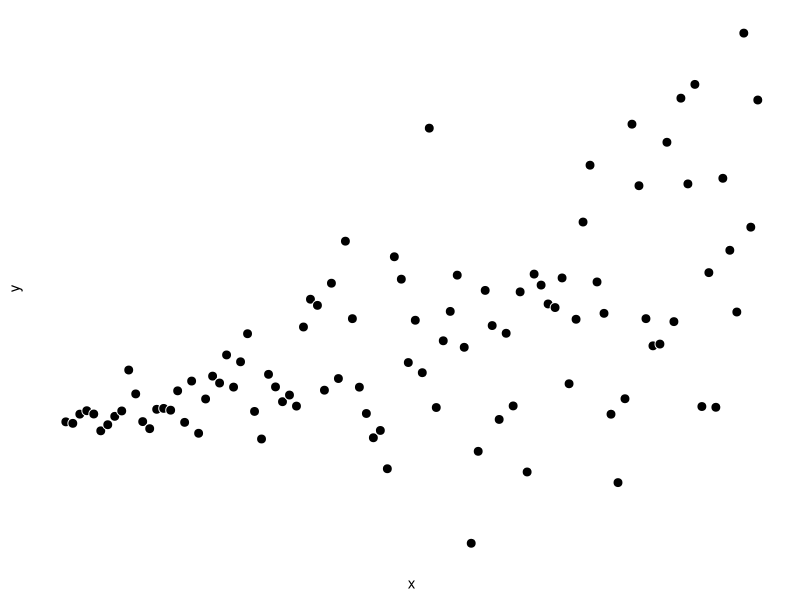
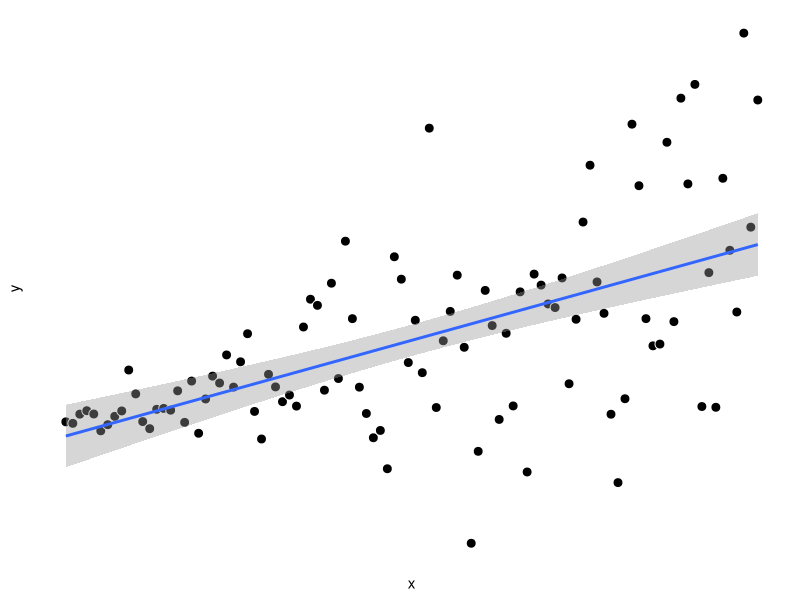
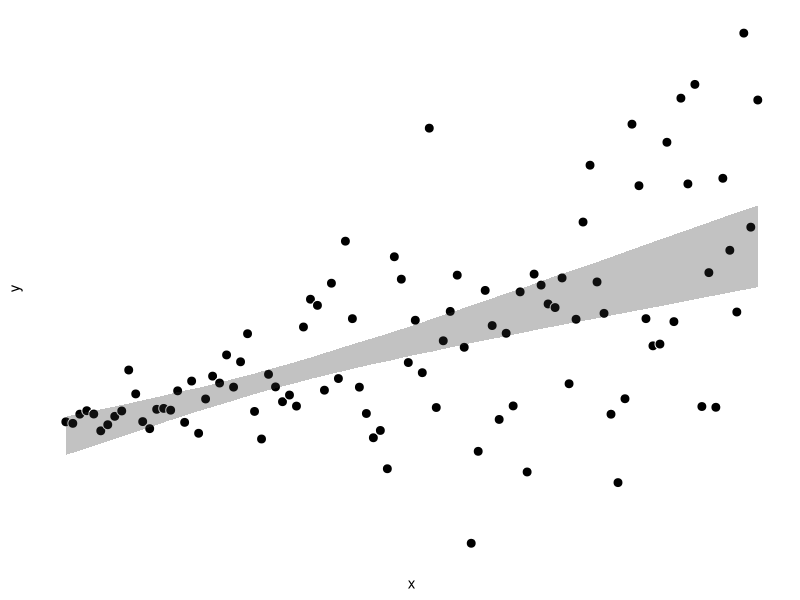
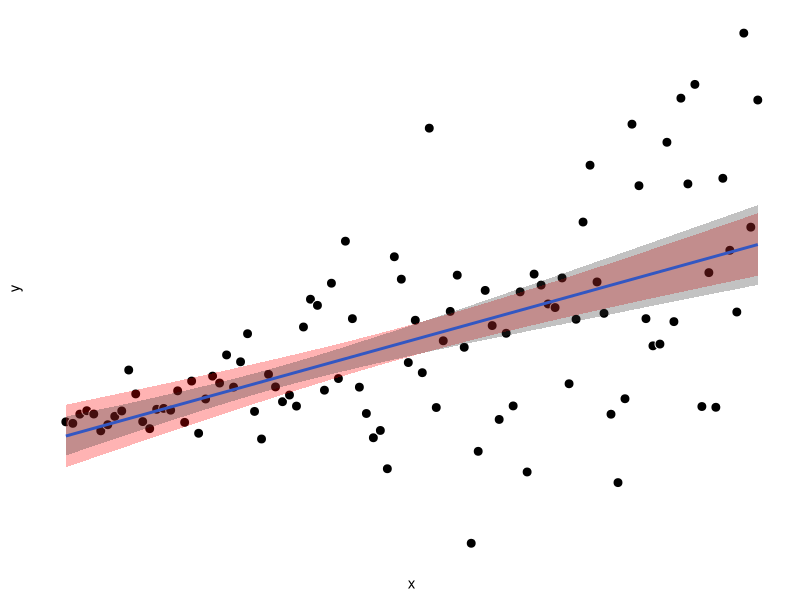
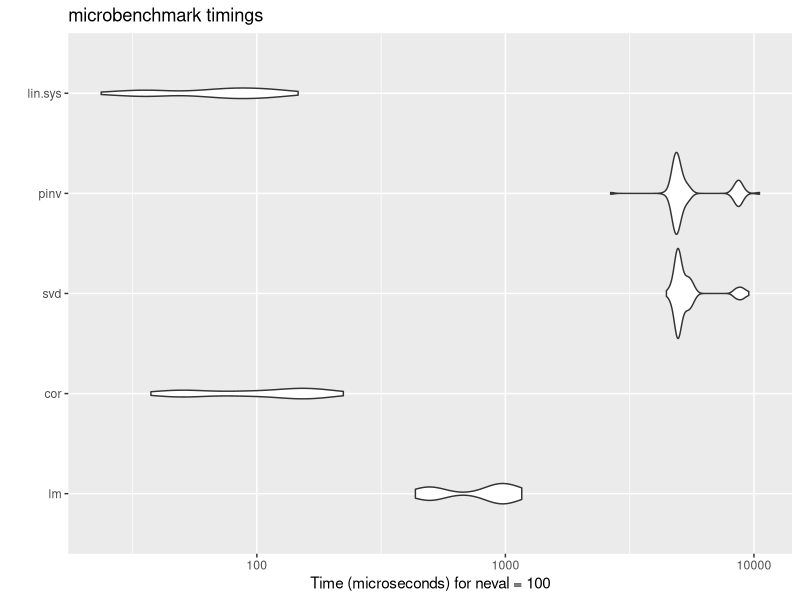
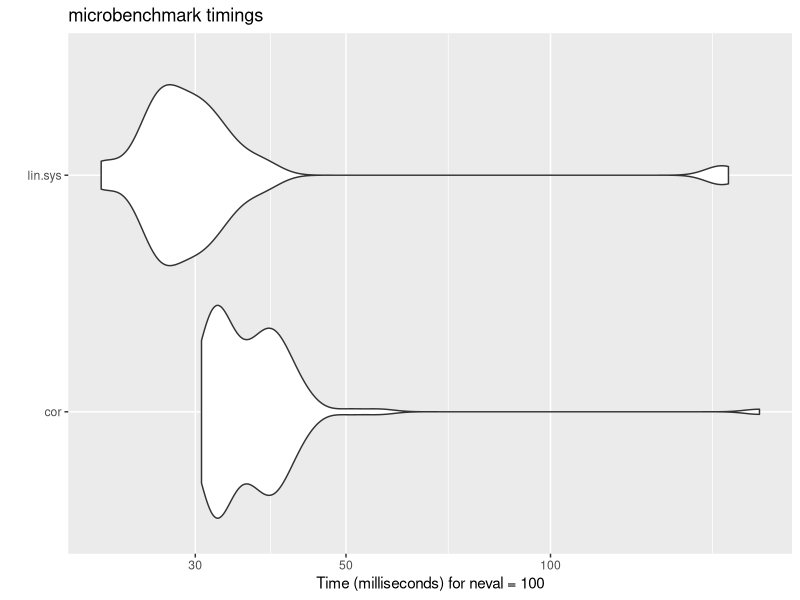

Source code (R) for these figures, in order:
## ---- chunk 1
knitr::opts_chunk$set(echo = TRUE, fig.align = 'center', fig.width = 3, fig.height = 3, cache = TRUE)
## ---- chunk 2
library(ggplot2)
set.seed(0)
n <- 100  ## n datapoints
x <- 1:n  ## some measure x
y <- rnorm(x, x, sd = x)  ## some measure y; mean and variance depends on x
p <- ggplot(data.frame(x, y), aes(x, y)) +
  geom_point(fill = "black", color = "white", shape = 21, size = 3) +
  theme(
    axis.ticks = element_blank(),
    axis.text  = element_blank(),
    axis.line  = element_blank(),
    panel.background = element_blank()
  )
p
## ---- chunk 3

boot.bivar <- function(x, y, n.resamples = 1000) {
  
  if (length(x) != length(y)) stop("x and y not same length")
  
  resample.matrix <- matrix(
    sample.int(length(x), length(x) * n.resamples, replace = TRUE),
    ncol = n.resamples
  )
  resamples <- apply(resample.matrix, 2, function(s) cor(x[s], y[s]))
  
  ## get p-value (alpha = 0.05, 2-tailed):
  prop.less.0 <- mean(resamples < 0)
  p <- 2 * min(prop.less.0, 1 - prop.less.0)
  
  ## get CI (95%):
  lb <- (1 / 20 * n.resamples) / 2
  ub <- n.resamples - lb
  resamples <- sort(resamples)
  
  return(c(p = p, ci95l = resamples[lb], ci95h = resamples[ub]))

}

boot.bivar(x, y)
## ---- chunk 4
p + geom_smooth(method = "lm")
## ---- chunk 5

# function for getting confidence interval:
boot.bivar.predict <- function(
  .data, xname, yname, n.resamples = 1000, percent = 95) {
  
  .formula <- paste0(yname, " ~ ", xname)
  predictions <- sapply(
    seq_len(n.resamples),
    function(.)
      predict(
        lm(.formula, .data[sample.int(nrow(.data), replace = TRUE), ]),
        .data[xname],
      )
  )
  .alpha <- (100 - percent) / 100  ## convert to alpha level
  
  data.frame(
    ub = apply(predictions, 1, quantile, 1 - .alpha / 2),  ## 2-tailed
    lb = apply(predictions, 1, quantile, 0 + .alpha / 2)
  )
  
}

## ---- chunk 6

xy.ci <- boot.bivar.predict(data.frame(x, y), "x", "y")  ## get prediction interval
p + geom_ribbon(aes(ymin = xy.ci$lb, ymax = xy.ci$ub), alpha = 0.3)  ## add to plot

## ---- chunk 7

## embed function within ggplot framework:
BootCI <- ggproto(
  "BootCI", Stat,
  required_aes = c("x", "y"),

  compute_group = function(data, scales, params, n = 1000, percent = 95) {
    grid <- data.frame(x = data$x)

   predictions <- sapply(
      seq_len(n),
      function(.)
        predict(
          lm(y ~ x, data[sample.int(nrow(data), replace = TRUE), ]),
          grid,
        )
    )

    .alpha <- (100 - percent) / 200  ## 2 tailed
    grid$ymax <- apply(predictions, 1, quantile, 1 - .alpha)
    grid$ymin <- apply(predictions, 1, quantile, .alpha)

    grid

  }
)

stat_boot_ci <- function(mapping = NULL, data = NULL, geom = "ribbon",
                    position = "identity", na.rm = FALSE, show.legend = NA,
                    inherit.aes = TRUE, n = 1000, percent = 95, ...) {
  ## see: https://cran.r-project.org/web/packages/ggplot2/vignettes/extending-ggplot2.html
  layer(
    stat = BootCI, data = data, mapping = mapping, geom = geom,
    position = position, show.legend = show.legend, inherit.aes = inherit.aes,
    params = list(n = n, percent = percent, na.rm = na.rm, ...)
  )
}

## ---- chunk 8

p +
  geom_smooth(method = "lm", se = TRUE, fill = "red", alpha = 0.3) +
  stat_boot_ci(alpha = 0.3, n = 1E4, percent = 95)

## ---- chunk 9

library(microbenchmark)
n <- 1000
x <- rnorm(n)
X <- cbind(rep(1, length(x)), x)  ## add intercept
y <- rnorm(n)

check_for_equal_coefs <- function(values) {
  tol <- 1e-12
  max_error <- max(
    c(
      abs(values[[1]] - values[[2]]),
      abs(values[[2]] - values[[3]]),
      abs(values[[1]] - values[[3]]),
      abs(values[[1]] - values[[4]]),
      abs(values[[1]] - values[[5]])
    )
  )
  max_error < tol
}

mbm <- microbenchmark(
  
  "lm" = {
    
    y.hat <- predict(lm(y ~ x))
    
    },
  
  "cor" = {
    
    b1 <- cor(x, y) * sd(y) / sd(x)
    b0 <- mean(y) - b1 * mean(x)
    y.hat <- b1 * x + b0
    
    },
  
  "svd" = {
    
    y.hat <- svd(X)$u %*% t(svd(X)$u) %*% y
    
    },
  
  "pinv" = {
    
    y.hat <- X %*% solve(t(X) %*% X) %*% t(X) %*% y

    },
  
  "lin.sys" = {
    
    y.hat <- c(X %*% solve(t(X) %*% X, t(X) %*% y))
    
    },
  
  check = check_for_equal_coefs
  
  )

mbm  ## lin.sys wins! (but cor close behind)
autoplot(mbm)
## ---- chunk 10
## test within sapply() loop ----

x <- rnorm(100)
y <- rnorm(100)
data <- data.frame(x = x, y = y)
grid <- data.frame(x = data$x)


## now test:

mbm <- microbenchmark(
  
  "cor" = {
    
    sapply(
      seq_len(1000),
      function(.) {
        s <- sample.int(length(grid$x), replace = TRUE)
        b1 <- cor(x[s], y[s]) * sd(y[s]) / sd(x[s])
        b0 <- mean(y[s]) - b1 * mean(x[s])
        b1 * x + b0
      }
    )
    
  },
  
  "lin.sys" = {
    
    sapply(
      seq_len(1000),
      function(.) {
        samp <- sample.int(length(grid$x), replace = TRUE)
        Xsamp <- X[samp, ]
        X %*% solve(t(Xsamp) %*% Xsamp, t(Xsamp) %*% y[samp])
      }
    )
    
    }
)

mbm
autoplot(mbm)

## ---- chunk 11


BootCI <- ggplot2::ggproto(
  "BootCI", ggplot2::Stat,
  required_aes = c("x", "y"),

  compute_group = function(data, scales, params, n = 1000, percent = 95) {

    X <- cbind(rep(1, length(data$x)), data$x)  ## design matrix (includes intercept)
    y <- data$y

    predictions <- vapply(
      seq_len(n),
      function(.) {
        samp <- sample.int(nrow(X), replace = TRUE)
        Xsamp <- X[samp, ]
        X %*% solve(t(Xsamp) %*% Xsamp, t(Xsamp) %*% y[samp])  ## get bs then dot with X
      },
      FUN.VALUE = numeric(nrow(X))
    )

    .alpha <- (100 - percent) / 200  ## 2 tailed
    grid <- data.frame(
        x    = data$x,
        ymax = apply(predictions, 1, quantile, 1 - .alpha),
        ymin = apply(predictions, 1, quantile, .alpha)
      )

    grid

  }

)

stat_boot_ci <- function(
  mapping = NULL, data = NULL, geom = "ribbon",
  position = "identity", na.rm = FALSE, show.legend = NA,
  inherit.aes = TRUE, n = 1000, percent = 95, ...) {

  ggplot2::layer(
    stat = BootCI, data = data, mapping = mapping, geom = geom,
    position = position, show.legend = show.legend, inherit.aes = inherit.aes,
    params = list(n = n, percent = percent, na.rm = na.rm, ...)
  )

}
